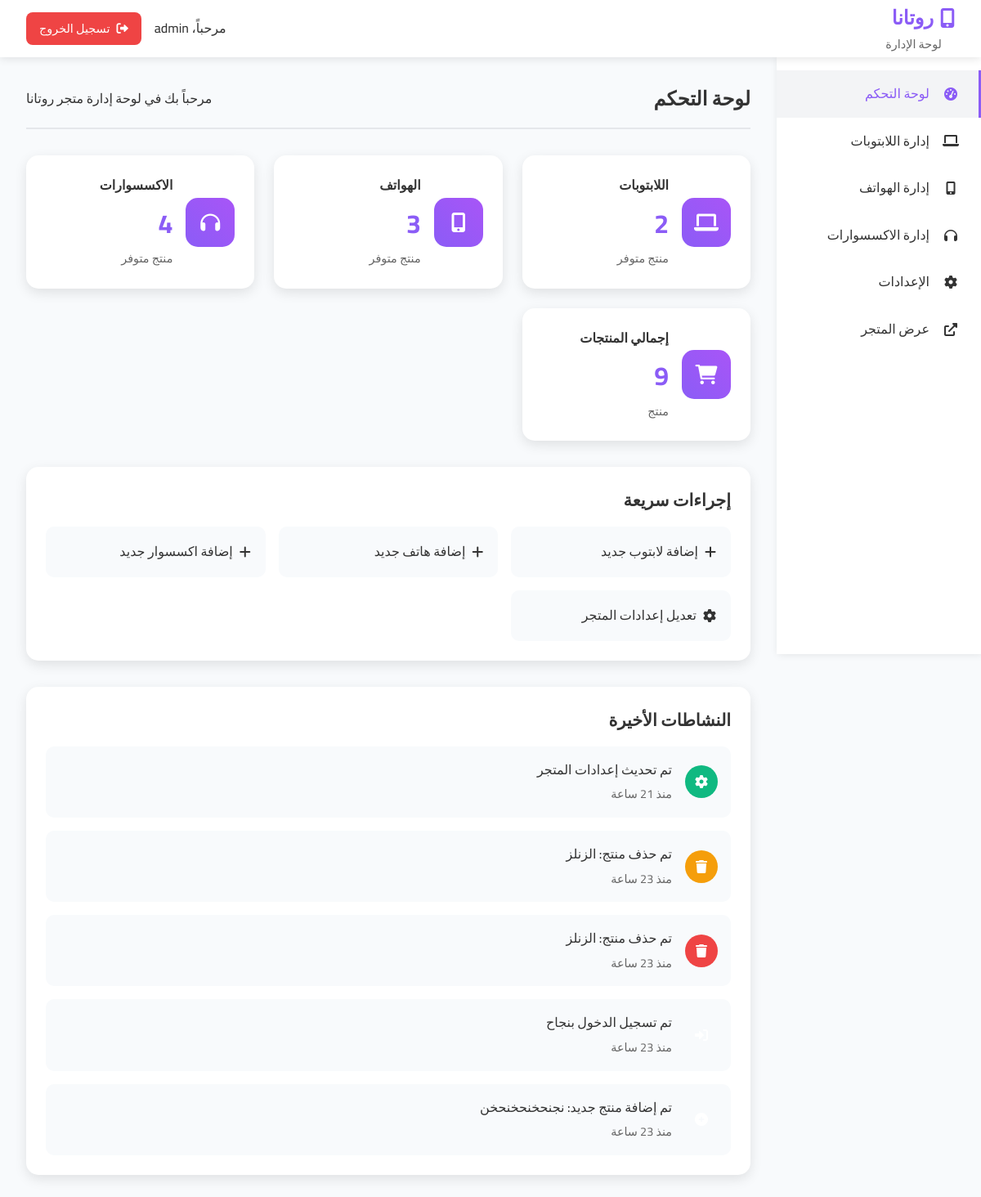
Page /admin/dashboard.php (signed in) on the committed database.
### tables this page shows
CREATE TABLE `activities` (
  `id` int(11) NOT NULL,
  `user_id` int(11) DEFAULT NULL,
  `action` varchar(100) NOT NULL,
  `description` text DEFAULT NULL,
  `image_url` varchar(500) DEFAULT NULL,
  `ip_address` varchar(45) DEFAULT NULL,
  `created_at` timestamp NOT NULL DEFAULT current_timestamp()
);

### admin/dashboard.php (the view, shortened to what this page needs)
<?php
$admin_username = $_SESSION['admin_username'] ?? 'Admin';
try {
    $pdo = getDBConnection();
    $stmt = $pdo->prepare("SELECT COUNT(*) FROM products p JOIN categories c ON p.category_id = c.id WHERE c.slug = 'laptops' AND p.is_active = 1");
    $stmt->execute();
    $laptops_count = $stmt->fetchColumn();
    $stmt = $pdo->prepare("SELECT COUNT(*) FROM products p JOIN categories c ON p.category_id = c.id WHERE c.slug = 'phones' AND p.is_active = 1");
    $stmt->execute();
    $phones_count = $stmt->fetchColumn();
    $stmt = $pdo->prepare("SELECT COUNT(*) FROM products p JOIN categories c ON p.category_id = c.id WHERE c.slug = 'accessories' AND p.is_active = 1");
    $stmt->execute();
    $accessories_count = $stmt->fetchColumn();
    $stmt = $pdo->prepare("SELECT COUNT(*) FROM products WHERE is_active = 1");
    $stmt->execute();
    $total_products = $stmt->fetchColumn();
    $stmt = $pdo->prepare("SELECT a.*, u.username FROM activities a LEFT JOIN users u ON a.user_id = u.id ORDER BY a.created_at DESC LIMIT 5");
    $stmt->execute();
    $recent_activities = $stmt->fetchAll();
} catch (Exception $e) {
    $laptops_count = 0;
    $phones_count = 0;
    $accessories_count = 0;
    $total_products = 0;
    $recent_activities = [];
}
?>
<!DOCTYPE html>
<html lang="ar" dir="rtl">
<head>
    <link rel="stylesheet" href="../assets/css/style.css">
    <link rel="stylesheet" href="admin.css">
    <link href="https://cdnjs.cloudflare.com/ajax/libs/font-awesome/6.0.0/css/all.min.css" rel="stylesheet">
</head>
<body class="admin-body">
    <header class="admin-header">
        <div class="admin-nav">
            <div class="admin-logo">
                <h1><i class="fas fa-mobile-alt"></i> روتانا</h1>
                <span>لوحة الإدارة</span>
            </div>
            <div class="admin-user">
                <span>مرحباً، <?php echo htmlspecialchars($admin_username); ?></span>
                <a href="logout.php" class="logout-btn">
                    <i class="fas fa-sign-out-alt"></i>
                    تسجيل الخروج
                </a>
            </div>
        </div>
    </header>
    <aside class="admin-sidebar">
        <nav class="admin-nav-menu">
            <a href="dashboard.php" class="nav-item active">
                <i class="fas fa-tachometer-alt"></i>
                <span>لوحة التحكم</span>
            </a>
            <a href="products.php?category=laptops" class="nav-item">
                <i class="fas fa-laptop"></i>
                <span>إدارة اللابتوبات</span>
            </a>
            <a href="products.php?category=phones" class="nav-item">
                <i class="fas fa-mobile-alt"></i>
                <span>إدارة الهواتف</span>
            </a>
            <a href="products.php?category=accessories" class="nav-item">
                <i class="fas fa-headphones"></i>
                <span>إدارة الاكسسوارات</span>
            </a>
            <a href="settings.php" class="nav-item">
                <i class="fas fa-cog"></i>
                <span>الإعدادات</span>
            </a>
            <a href="../index.php" class="nav-item">
                <i class="fas fa-external-link-alt"></i>
                <span>عرض المتجر</span>
            </a>
        </nav>
    </aside>
    <main class="admin-main">
        <div class="admin-content">
            <div class="page-header">
                <h2>لوحة التحكم</h2>
                <p>مرحباً بك في لوحة إدارة متجر روتانا</p>
            </div>
            <div class="stats-grid">
                <div class="stat-card">
                    <div class="stat-icon">
                        <i class="fas fa-laptop"></i>
                    </div>
                    <div class="stat-info">
                        <h3>اللابتوبات</h3>
                        <p class="stat-number"><?php echo $laptops_count; ?></p>
                        <span class="stat-label">منتج متوفر</span>
                    </div>
                </div>
                <div class="stat-card">
                    <div class="stat-icon">
                        <i class="fas fa-mobile-alt"></i>
                    </div>
                    <div class="stat-info">
                        <h3>الهواتف</h3>
                        <p class="stat-number"><?php echo $phones_count; ?></p>
                        <span class="stat-label">منتج متوفر</span>
                    </div>
                </div>
                <div class="stat-card">
                    <div class="stat-icon">
                        <i class="fas fa-headphones"></i>
                    </div>
                    <div class="stat-info">
                        <h3>الاكسسوارات</h3>
                        <p class="stat-number"><?php echo $accessories_count; ?></p>
                        <span class="stat-label">منتج متوفر</span>
                    </div>
                </div>
                <div class="stat-card">
                    <div class="stat-icon">
                        <i class="fas fa-shopping-cart"></i>
                    </div>
                    <div class="stat-info">
                        <h3>إجمالي المنتجات</h3>
                        <p class="stat-number"><?php echo $total_products; ?></p>
                        <span class="stat-label">منتج</span>
                    </div>
                </div>
            </div>
            <div class="quick-actions">
                <h3>إجراءات سريعة</h3>
                <div class="actions-grid">
                    <a href="products.php?category=laptops&action=add" class="action-card">
                        <i class="fas fa-plus"></i>
                        <span>إضافة لابتوب جديد</span>
                    </a>
                    <a href="products.php?category=phones&action=add" class="action-card">
                        <i class="fas fa-plus"></i>
                        <span>إضافة هاتف جديد</span>
                    </a>
                    <a href="products.php?category=accessories&action=add" class="action-card">
                        <i class="fas fa-plus"></i>
                        <span>إضافة اكسسوار جديد</span>
                    </a>
                    <a href="settings.php" class="action-card">
                        <i class="fas fa-cog"></i>
                        <span>تعديل إعدادات المتجر</span>
                    </a>
                </div>
            </div>
            <div class="recent-activity">
                <h3>النشاطات الأخيرة</h3>
                <div class="activity-list">
                    <?php if (empty($recent_activities)): ?>
                        <div class="activity-item">
                            <div class="activity-content">
                                <p>لا توجد نشاطات حديثة</p>
                            </div>
                        </div>
                    <?php else: ?>
                        <?php foreach ($recent_activities as $activity): ?>
                            <div class="activity-item">
                                <div class="activity-icon">
                                    <?php
                                    $icon = 'fas fa-info-circle';
                                    switch ($activity['action']) {
                                        case 'login':
                                            $icon = 'fas fa-sign-in-alt';
                                            break;
                                        case 'add_product':
                                            $icon = 'fas fa-plus-circle';
                                            break;
                                        case 'delete_product':
                                            $icon = 'fas fa-trash';
                                            break;
                                        case 'update_settings':
                                            $icon = 'fas fa-cog';
                                            break;
                                    }
                                    ?>
                                    <i class="<?php echo $icon; ?>"></i>
                                </div>
                                <div class="activity-content">
                                    <p><?php echo htmlspecialchars($activity['description']); ?></p>
                                    <span class="activity-time">
                                        <?php
                                        $time = new DateTime($activity['created_at']);
                                        $now = new DateTime();
                                        $diff = $time->diff($now);
                                        if ($diff->days > 0) {
                                            echo 'منذ ' . $diff->days . ' يوم';
                                        } elseif ($diff->h > 0) {
                                            echo 'منذ ' . $diff->h . ' ساعة';
                                        } elseif ($diff->i > 0) {
                                            echo 'منذ ' . $diff->i . ' دقيقة';
                                        } else {
                                            echo 'الآن';
                                        }
                                        ?>
                                    </span>
                                </div>
                            </div>
                        <?php endforeach; ?>
                    <?php endif; ?>
                </div>
            </div>
        </div>
    </main>
</body>
</html>

### assets/css/style.css (style rules this page uses)
* { margin: 0; padding: 0; box-sizing: border-box; }
body { font-family: 'Cairo', sans-serif; line-height: 1.6; color: #333; background: linear-gradient(135deg, #667eea 0%, #764ba2 100%); min-height: 100vh; }
.stats-grid { display: grid; grid-template-columns: repeat(auto-fit, minmax(250px, 1fr)); gap: 2rem; margin-top: 2rem; }
html { scroll-behavior: smooth; }

### admin/admin.css (style rules this page uses)
.admin-body { background: #f8fafc; font-family: 'Cairo', sans-serif; margin: 0; padding: 0; direction: rtl; }
.admin-header { background: white; box-shadow: 0 2px 10px rgba(0, 0, 0, 0.1); position: fixed; top: 0; left: 0; right: 0; z-index: 1000; height: 70px; }
.admin-nav { display: flex; justify-content: space-between; align-items: center; padding: 0 2rem; height: 100%; }
.admin-logo h1 { color: #8b5cf6; font-size: 1.5rem; margin: 0; display: flex; align-items: center; gap: 0.5rem; }
.admin-logo span { color: #666; font-size: 0.9rem; margin-right: 1rem; }
.admin-user { display: flex; align-items: center; gap: 1rem; }
.admin-user span { color: #333; font-weight: 500; }
.logout-btn { background: #ef4444; color: white; padding: 8px 16px; border-radius: 8px; text-decoration: none; font-size: 0.9rem; transition: all 0.3s ease; display: flex; align-items: center; gap: 0.5rem; }
.admin-sidebar { position: fixed; top: 70px; right: 0; width: 250px; height: calc(100vh - 70px); background: white; box-shadow: 2px 0 10px rgba(0, 0, 0, 0.1); overflow-y: auto; }
.admin-nav-menu { padding: 1rem 0; }
.nav-item { display: flex; align-items: center; gap: 1rem; padding: 1rem 1.5rem; color: #333; text-decoration: none; transition: all 0.3s ease; border-right: 3px solid transparent; }
.nav-item:hover, .nav-item.active { background: #f3f4f6; color: #8b5cf6; border-right-color: #8b5cf6; }
.nav-item i { width: 20px; text-align: center; }
.admin-main { margin-right: 250px; margin-top: 70px; min-height: calc(100vh - 70px); padding: 2rem; }
.admin-content { max-width: 1200px; margin: 0 auto; }
.page-header { display: flex; justify-content: space-between; align-items: center; margin-bottom: 2rem; padding-bottom: 1rem; border-bottom: 2px solid #e5e7eb; }
.stats-grid { display: grid; grid-template-columns: repeat(auto-fit, minmax(250px, 1fr)); gap: 1.5rem; margin-bottom: 2rem; }
.stat-card { background: white; padding: 1.5rem; border-radius: 15px; box-shadow: 0 5px 15px rgba(0, 0, 0, 0.1); display: flex; align-items: center; gap: 1rem; transition: all 0.3s ease; }
.stat-icon { width: 60px; height: 60px; background: linear-gradient(45deg, #8b5cf6, #a855f7); border-radius: 15px; display: flex; align-items: center; justify-content: center; color: white; font-size: 1.5rem; }
.stat-info h3 { margin: 0 0 0.5rem 0; color: #333; font-size: 1rem; }
.stat-number { font-size: 2rem; font-weight: 700; color: #8b5cf6; margin: 0 0 0.25rem 0; }
.stat-label { color: #666; font-size: 0.9rem; }
.quick-actions { background: white; padding: 1.5rem; border-radius: 15px; box-shadow: 0 5px 15px rgba(0, 0, 0, 0.1); margin-bottom: 2rem; }
.quick-actions h3 { margin: 0 0 1rem 0; color: #333; font-size: 1.3rem; }
.actions-grid { display: grid; grid-template-columns: repeat(auto-fit, minmax(200px, 1fr)); gap: 1rem; }
.action-card { background: #f8fafc; padding: 1rem; border-radius: 10px; text-decoration: none; color: #333; transition: all 0.3s ease; display: flex; align-items: center; gap: 0.5rem; border: 2px solid transparent; }
.recent-activity { background: white; padding: 1.5rem; border-radius: 15px; box-shadow: 0 5px 15px rgba(0, 0, 0, 0.1); }
.recent-activity h3 { margin: 0 0 1rem 0; color: #333; font-size: 1.3rem; }
.activity-list { display: flex; flex-direction: column; gap: 1rem; }
.activity-item { display: flex; align-items: center; gap: 1rem; padding: 1rem; background: #f8fafc; border-radius: 10px; transition: all 0.3s ease; }
.activity-icon { width: 40px; height: 40px; border-radius: 50%; display: flex; align-items: center; justify-content: center; color: white; font-size: 1rem; }
.activity-item:nth-child(1) .activity-icon { background: #10b981; }
.activity-item:nth-child(2) .activity-icon { background: #f59e0b; }
.activity-item:nth-child(3) .activity-icon { background: #ef4444; }
.activity-content p { margin: 0 0 0.25rem 0; color: #333; font-weight: 500; }
.activity-time { color: #666; font-size: 0.9rem; }

### rows in the picture
activities: description "تم تحديث إعدادات المتجر"
activities: description "تم حذف منتج: الزنلز"
activities: description "تم حذف منتج: الزنلز"
activities: description "تم تسجيل الدخول بنجاح"
activities: description "تم إضافة منتج جديد: نجنحخنحخنحخن"

### other values in the picture
$admin_username "admin"
$laptops_count "2"
$phones_count "3"
$accessories_count "4"
$total_products "9"
